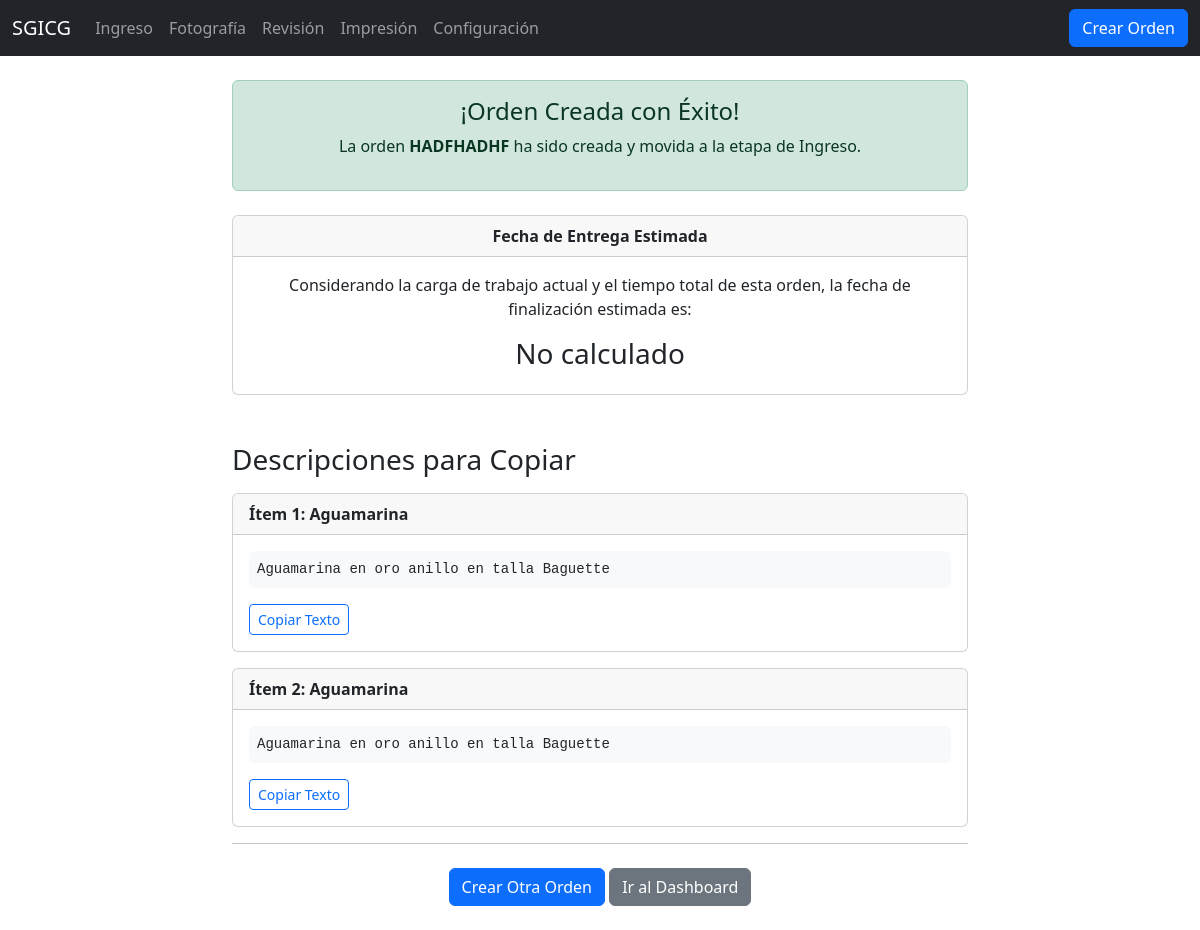
Screenshot of /orden/creada/16/ with the database file from the repository.
### certificacion/models.py (models this page shows, shortened)
class Orden(models.Model):
    ETAPAS = [
        ('INGRESO', 'Ingreso'),
        ('FOTOGRAFIA', 'Fotografía'),
        ('REVISION', 'Revisión'),
        ('IMPRESION', 'Impresión'),
        ('FINALIZADA', 'Finalizada')
    ]
    numero_orden_facturacion = models.CharField(
        max_length=100,
        unique=True,
        verbose_name="Número de Orden (Facturación)",
        db_index=True
    )
    estado_actual = models.CharField(
        max_length=20,
        choices=ETAPAS,
        default='INGRESO',
        db_index=True
    )
    fecha_creacion = models.DateTimeField(auto_now_add=True, db_index=True)
    fecha_cierre = models.DateTimeField(blank=True, null=True)
    class Meta:
        ordering = ['-fecha_creacion']
        indexes = [
            models.Index(fields=['estado_actual', 'fecha_creacion']),
        ]
    def get_progreso_porcentaje(self):
        etapas = ['INGRESO', 'FOTOGRAFIA', 'REVISION', 'IMPRESION', 'FINALIZADA']
        try:
            indice_actual = etapas.index(self.estado_actual)
            return (indice_actual / (len(etapas) - 1)) * 100
        except ValueError:
            return 0
    def tiene_items_retrasados(self):
        return self.items.filter(
            fecha_limite_etapa__lt=timezone.now()
        ).exists()

class Item(models.Model):
    TIPO_CERT_CHOICES = [
        ('GC_SENCILLA', 'GC Sencilla'),
        ('GC_COMPLETA', 'GC Completa'),
        ('ESCRITO', 'Escrito'),
        ('DIAMANTE', 'Diamante')
    ]
    QUE_ES_CHOICES = [
        ('JOYA', 'Joya'),
        ('LOTE', 'Lote de Gemas'),
        ('PIEDRA', 'Piedra(s) Suelta(s)'),
        ('VERBAL_A_GC', 'Verbal a GC'),
        ('REIMPRESION', 'Reimpresión')
    ]
    TIPO_JOYA_CHOICES = [
        ('ANILLO', 'Anillo'),
        ('DIJE', 'Dije'),
        ('TOPOS', 'Topos'),
        ('PULSERA', 'Pulsera'),
        ('PULSERA_TENIS', 'Pulsera Tenis'),
        ('SET', 'Set')
    ]
    METAL_CHOICES = [
        ('ORO', 'Oro'),
        ('ORO_AMARILLO', 'Oro Amarillo'),
        ('ORO_ROSA', 'Oro Rosa'),
        ('PLATA', 'Plata'),
        ('BLANCO', 'Blanco'),
        ('ROSA', 'Rosa'),
        ('NEGRO', 'Negro')
    ]
    orden = models.ForeignKey(Orden, related_name='items', on_delete=models.CASCADE)
    numero_item = models.PositiveIntegerField()
    fecha_limite_etapa = models.DateTimeField(blank=True, null=True, db_index=True)
    tipo_certificado = models.CharField(
        max_length=15,
        choices=TIPO_CERT_CHOICES,
        default='GC_SENCILLA'
    )
    que_es = models.CharField(max_length=15, choices=QUE_ES_CHOICES, default='JOYA')
    codigo_referencia = models.CharField(max_length=100, blank=True, null=True)
    tipo_joya = models.CharField(
        max_length=15,
        choices=TIPO_JOYA_CHOICES,
        blank=True,
        null=True
    )
    metal = models.CharField(max_length=15, choices=METAL_CHOICES, blank=True, null=True)
    cantidad_gemas = models.PositiveIntegerField(blank=True, null=True, default=1)
    componentes_set = models.CharField(max_length=255, blank=True, null=True)
    gema_principal = models.CharField(max_length=100, blank=True, null=True)
    forma_gema = models.CharField(max_length=100, default='Ninguno')
    peso_gema = models.DecimalField(
        max_digits=7,
        decimal_places=2,
        blank=True,
        null=True
    )
    comentarios = models.TextField(blank=True, null=True)
    nombre_excel = models.CharField(max_length=255, blank=True, null=True)
    qr_cargado = models.ImageField(upload_to=get_qr_upload_path, blank=True, null=True)
    texto_para_copiar = models.TextField(blank=True, null=True, help_text="Texto formateado con todos los datos del ítem")
    class Meta:
        ordering = ['numero_item']
        unique_together = ['orden', 'numero_item']
        indexes = [
            models.Index(fields=['orden', 'fecha_limite_etapa']),
        ]
    @property
    def descripcion_texto(self):
        if self.que_es in ['VERBAL_A_GC', 'REIMPRESION']:
            que_es_display = {
                'VERBAL_A_GC': 'Verbal a GC',
                'REIMPRESION': 'Reimpresión'
            }
            return f"{que_es_display.get(self.que_es, self.que_es)} - Código: {self.codigo_referencia or 'N/A'}"
        partes = []
        if self.gema_principal:
            gema = self.gema_principal
            if self.que_es == 'LOTE' and self.cantidad_gemas and self.cantidad_gemas > 1:
                if gema.lower().endswith(('a', 'e', 'i', 'o', 'u', 'á', 'é', 'í', 'ó', 'ú')):
                    gema = gema.lower() + "s"
                else:
                    gema = gema.lower() + "es"
            else:
                gema = gema  # Mantener mayúscula inicial
            partes.append(gema)
        if self.que_es == 'JOYA':
            if self.metal:
                metal_display = {
                    'ORO': 'oro', 'ORO_AMARILLO': 'oro amarillo', 'ORO_ROSA': 'oro rosa',
                    'PLATA': 'plata', 'BLANCO': 'oro blanco', 'ROSA': 'oro rosa', 'NEGRO': 'oro negro'
                }
                metal_texto = metal_display.get(self.metal, self.metal.lower())
                partes.append(f"en {metal_texto}")
            if self.tipo_joya:
                tipo_joya_display = {
                    'ANILLO': 'anillo', 'DIJE': 'dije', 'TOPOS': 'topos',
                    'PULSERA': 'pulsera', 'PULSERA_TENIS': 'pulsera tenis', 'SET': 'set'
                }
                tipo_texto = tipo_joya_display.get(self.tipo_joya, self.tipo_joya.lower())
                if self.tipo_joya == 'SET' and self.componentes_set:
                    componentes = self.componentes_set.replace(',', ', ')
                    partes.append(f"{tipo_texto} ({componentes})")
                else:
                    partes.append(tipo_texto)
        if self.forma_gema and self.forma_gema != 'Ninguno':
            partes.append(f"en talla {self.forma_gema}")
        if self.peso_gema:
            partes.append(f"de {self.peso_gema} cts")
        texto_base = " ".join(partes)
        if self.comentarios:
            texto_base += f". {self.comentarios}"
        return texto_base

### certificacion/views.py (the view)
# urls.py: path('orden/creada/<int:orden_id>/', views.orden_creada_exito, name='orden_creada_exito'),
def orden_creada_exito(request, orden_id):
    try:
        orden = get_object_or_404(
            Orden.objects.prefetch_related('items'),
            id=orden_id
        )
        ultimo_item = orden.items.order_by('fecha_limite_etapa').last()
        context = {
            'orden': orden,
            'items_count': orden.items.count(),
            'fecha_limite': ultimo_item.fecha_limite_etapa if ultimo_item and ultimo_item.fecha_limite_etapa else None,
            'tiene_retrasados': orden.tiene_items_retrasados(),
            'progreso_porcentaje': orden.get_progreso_porcentaje(),
            'items': orden.items.all(),  # Para mostrar la lista de items si es necesario
        }
        return render(request, 'orden_creada_exito.html', context)
    except Exception as e:
        logger.error(f"Error en vista orden creada {orden_id}: {str(e)}")
        messages.error(request, 'Error al mostrar los detalles de la orden.')
        return redirect('crear_orden')  # Redirigir de vuelta al formulario

### templates/orden_creada_exito.html (shortened to what this page needs)
{% extends "base.html" %}
{% block content %}
<div class="row justify-content-center">
    <div class="col-md-8">
        <div class="alert alert-success text-center">
            <h4 class="alert-heading">¡Orden Creada con Éxito!</h4>
            <p>La orden <strong>{{ orden.numero_orden_facturacion }}</strong> ha sido creada y movida a la etapa de Ingreso.</p>
        </div>
        <div class="card text-center my-4">
    <div class="card-header">
        <strong>Fecha de Entrega Estimada</strong>
    </div>
    <div class="card-body">
        <p class="card-text">Considerando la carga de trabajo actual y el tiempo total de esta orden, la fecha de finalización estimada es:</p>
        <h3 class="card-title">
            {% if orden.items.last.fecha_limite_etapa %}
                {{ orden.items.last.fecha_limite_etapa|date:"l, d \d\e F \d\e Y \a \l\a\s H:i" }}
            {% else %}
                No calculado
            {% endif %}
        </h3>
    </div>
</div>
        <h3 class="mt-5 mb-3">Descripciones para Copiar</h3>
        {% for item in orden.items.all %}
            <div class="card mb-3">
                <div class="card-header">
                    <strong>Ítem {{ item.numero_item }}: {{ item.gema_principal }}</strong>
                </div>
                <div class="card-body">
                    <pre id="texto-item-{{ item.id }}" class="bg-light p-2 rounded">{{ item.descripcion_texto }}</pre>
                    <button class="btn btn-sm btn-outline-primary copy-btn" data-target-id="texto-item-{{ item.id }}">
                        Copiar Texto
                    </button>
                </div>
            </div>
        {% endfor %}
        <hr>
        <div class="text-center mt-4">
            <a href="{% url 'crear_orden' %}" class="btn btn-primary">Crear Otra Orden</a>
            <a href="{% url 'dashboard' %}" class="btn btn-secondary">Ir al Dashboard</a>
        </div>
    </div>
</div>
{% endblock %}

### rows the page displays
Orden: numero_orden_facturacion "HADFHADHF"
Item: numero_item "1", gema_principal "Aguamarina", descripcion_texto "Aguamarina en oro anillo en talla Baguette"
Item: numero_item "2", gema_principal "Aguamarina", descripcion_texto "Aguamarina en oro anillo en talla Baguette"
